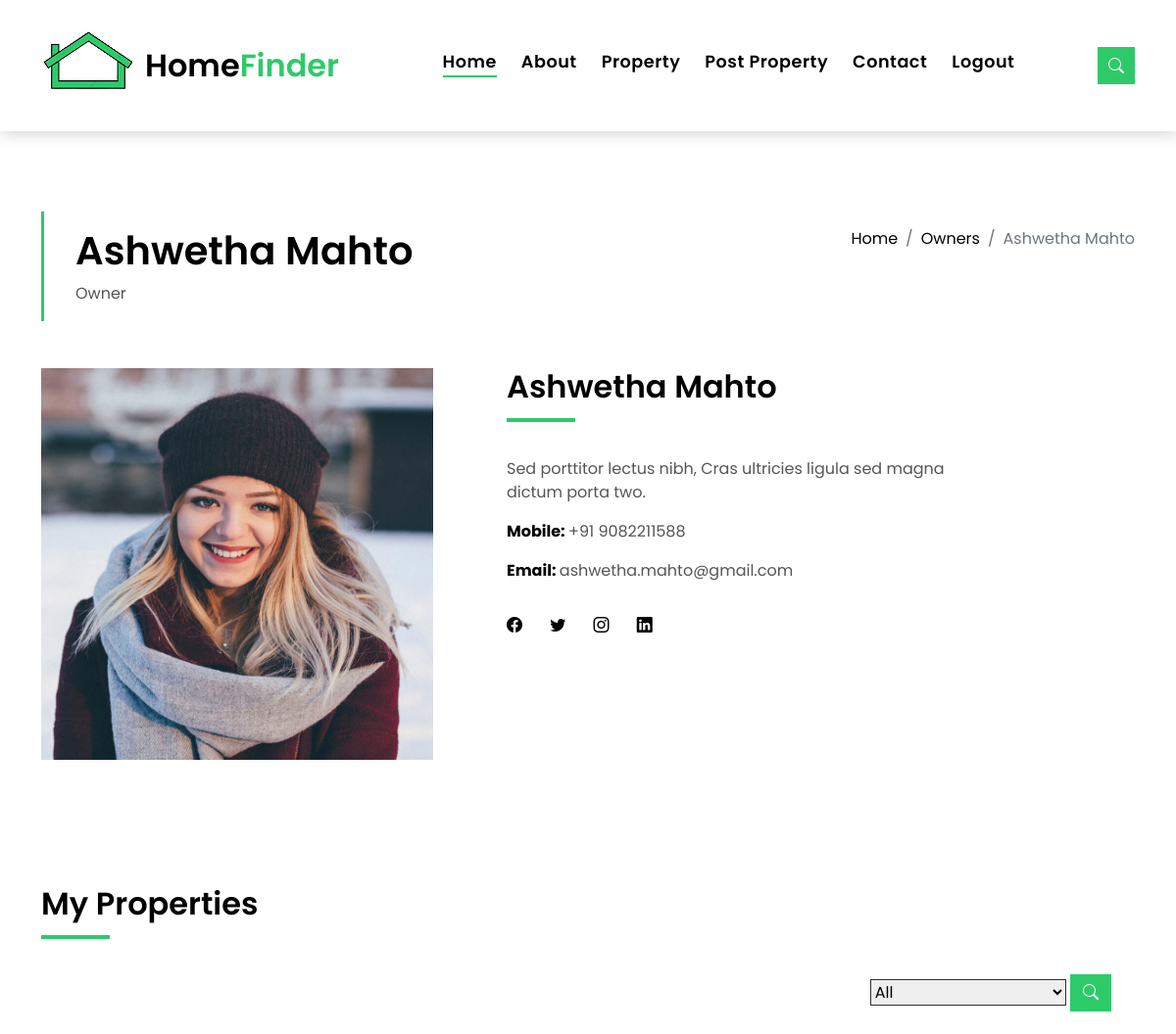
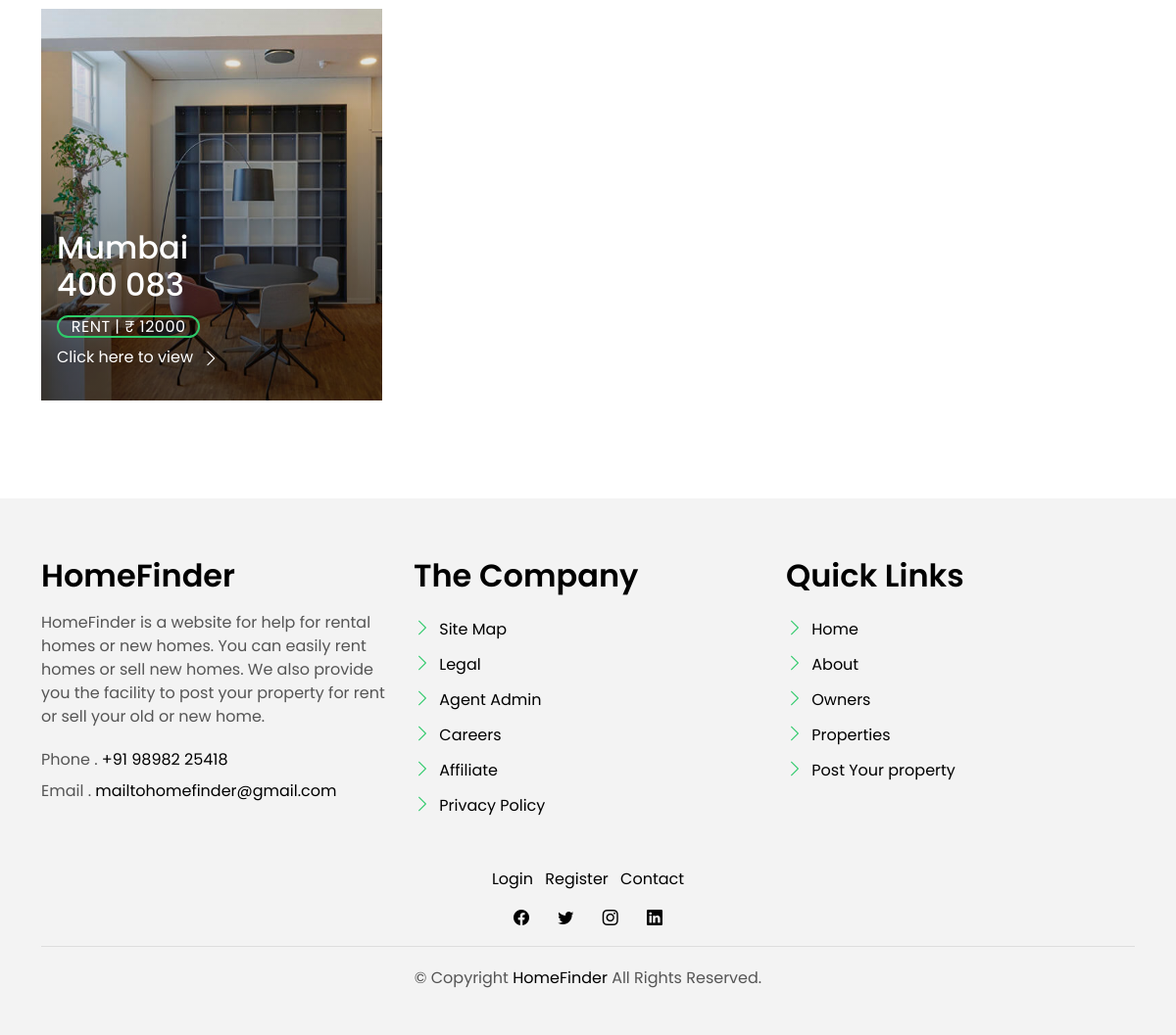
The app's page /agent_single/12/ (signed in) with its own data (2 pictures, top to bottom).
### HomeFinderApp/models.py (models this page shows)
class Post(models.Model):
    user = models.ForeignKey(User, on_delete=models.CASCADE, null=True, blank=True)
    property_id = models.CharField(max_length=15, null=True)
    location = models.CharField(max_length=100, null=True)
    add1 = models.CharField(max_length=100, null=True)
    pincode = models.CharField(max_length=100, null=True)
    property_type = models.CharField(max_length=100, null=True)
    status = models.CharField(max_length=100, null=True)
    area = models.CharField(max_length=100, null=True)
    price = models.CharField(max_length=100, null=True)
    beds = models.CharField(max_length=100, null=True)
    parking = models.CharField(max_length=100, null=True)
    property_des = models.CharField(max_length=255, null=True)
    imagefile = models.FileField(upload_to="Images", null=True, blank=True)
    videofile = models.FileField(upload_to="Videos", null=True, blank=True)
    name = models.CharField(max_length=100, null=True)
    mobile_no = models.CharField(max_length=10, null=True)
    email = models.EmailField(max_length=100, null=True)
    owner_des = models.CharField(max_length=255, null=True)
    owner_imagefile = models.FileField(upload_to="ProfileImages", null=True, blank=True)
    balcony = models.CharField(max_length=5, null=True, blank=True)
    security = models.CharField(max_length=5, null=True, blank=True)
    tv = models.CharField(max_length=5, null=True, blank=True)
    refrigerator = models.CharField(max_length=5, null=True, blank=True)
    modular_kitchen = models.CharField(max_length=5, null=True, blank=True)
    parking_area = models.CharField(max_length=5, null=True, blank=True)
    power_backup = models.CharField(max_length=5, null=True, blank=True)
    ac = models.CharField(max_length=5, null=True, blank=True)
    fit = models.CharField(max_length=5, null=True, blank=True)
    kids_area = models.CharField(max_length=5, null=True, blank=True)
    water = models.CharField(max_length=5, null=True, blank=True)
    bike = models.CharField(max_length=5, null=True, blank=True)
    class Meta:
        db_table = "Post"

### HomeFinderApp/views.py (the view, shortened to what this page needs)
# urls.py: path('agent_single/<int:pk>/', views.agent_single, name='agent_single'),
def agent_single(request, pk):
    if request.user.is_authenticated:
        if request.method == 'GET':
            form = SearchForm()
        post = Post.objects.get(id=pk)
        user = post.user_id
        property = Post.objects.get(user_id=user)
        context = {'post': post, 'property': property}
        return render(request, 'agent_single.html', context)
    else:
        messages.info(request, 'Login to view more Details....')
        return render(request, 'signin.html')

### HomeFinderApp/templates/agent_single.html (shortened to what this page needs)
{% extends 'base.html' %}
{% block content %}
{% load static %}
<main id="main">
    <form action="{% url 'agent_single' post.id%} " method="POST">
        <section class="intro-single">
            <div class="container">
                <div class="row">
                    <div class="col-md-12 col-lg-8">
                        <div class="title-single-box">
                            <h1 class="title-single">{{post.name}}</h1>
                            <span class="color-text-a">Owner</span>
                        </div>
                    </div>
                    <div class="col-md-12 col-lg-4">
                        <nav aria-label="breadcrumb" class="breadcrumb-box d-flex justify-content-lg-end">
                            <ol class="breadcrumb">
                                <li class="breadcrumb-item">
                                    <a href="{% url 'home' %}">Home</a>
                                </li>
                                <li class="breadcrumb-item">
                                    <a href="{% url 'agents_grid' %}">Owners</a>
                                </li>
                                <li aria-current="page" class="breadcrumb-item active">{{post.name}}</li>
                            </ol>
                        </nav>
                    </div>
                </div>
            </div>
        </section>
        <section class="agent-single">
            <div class="container">
                <div class="row">
                    <div class="col-sm-12">
                        <div class="row">
                            <div class="col-md-5">
                                <div class="agent-avatar-box">
                                    <img alt="" class="agent-avatar img-fluid" style="height: 400px; width:400px " src="{{post.owner_imagefile.url}}">
                                </div>
                            </div>
                            <div class="col-md-5 section-md-t3">
                                <div class="agent-info-box">
                                    <div class="agent-title">
                                        <div class="title-box-d">
                                            <h3 class="title-d">{{post.name}}</h3>
                                        </div>
                                    </div>
                                    <div class="agent-content mb-3">
                                        <p class="content-d color-text-a">{{post.owner_des}}</p>
                                        <div class="info-agents color-a">
                                            <p>
                                                <strong>Mobile: </strong>
                                                <span class="color-text-a">+91 {{post.mobile_no}}</span>
                                            </p>
                                            <p>
                                                <strong>Email: </strong>
                                                <span class="color-text-a">{{post.email}}</span>
                                            </p>
                                        </div>
                                    </div>
                                    <div class="socials-footer">
                                        <ul class="list-inline">
                                            <li class="list-inline-item">
                                                <a class="link-one" href="">
                                                    <i aria-hidden="true" class="bi bi-facebook"></i>
                                                </a>
                                            </li>
                                            <li class="list-inline-item">
                                                <a class="link-one" href="">
                                                    <i aria-hidden="true" class="bi bi-twitter"></i>
                                                </a>
                                            </li>
                                            <li class="list-inline-item">
                                                <a class="link-one" href="">
                                                    <i aria-hidden="true" class="bi bi-instagram"></i>
                                                </a>
                                            </li>
                                            <li class="list-inline-item">
                                                <a class="link-one" href="">
                                                    <i aria-hidden="true" class="bi bi-linkedin"></i>
                                                </a>
                                            </li>
                                        </ul>
                                    </div>
                                </div>
                            </div>
                        </div>
                    </div>
                    <div class="col-md-12 section-t8">
                        <div class="title-box-d">
                            <h3 class="title-d">My Properties</h3>
                        </div>
                    </div>
                    <div class="row property-grid grid">
                        <div class="col-sm-12">
                            <div class="grid-option">
                                <select class="custom-select" id="filter_status_by" name="filter_status_by">
                                    <option selected>All</option>
                                </select>
                                <button class="btn btn-b-n " type="submit"><i class="bi bi-search"></i></button>
                            </div>
                        </div>
                        <div class="col-md-4">
                            <div class="card-box-a card-shadow">
                                <div class="img-box-a">
                                    <img alt="" class="img-a img-fluid" style="height: 400px; width:400px " src="{{property.imagefile.url}}">
                                </div>
                                <div class="card-overlay">
                                    <div class="card-overlay-a-content">
                                        <div class="card-header-a">
                                            <h2 class="card-title-a">
                                                <a>{{property.location}}
                                                    <br/>{{post.pincode}}</a>
                                            </h2>
                                        </div>
                                        <div class="card-body-a">
                                            <div class="price-box d-flex">
                                                <span class="price-a">{{post.status}} | ₹ {{post.price}}</span>
                                            </div>
                                            <a class="link-a" href="{% url 'property_single' property.id%}">Click here
                                                to view
                                                <span class="bi bi-chevron-right"></span>
                                            </a>
                                        </div>
                                    </div>
                                </div>
                            </div>
                        </div>
                    </div>
                </div>
            </div>
        </section>
    </form>
</main>
{% endblock %}

### records on screen
Post: name "Ashwetha Mahto", owner_imagefile (picture), owner_des "Sed porttitor lectus nibh, Cras ultricies ligula sed magna dictum porta two.", mobile_no "9082211588", email "ashwetha.mahto@gmail.com", imagefile (picture), location "Mumbai", pincode "400 083", status "RENT", price "12000"
